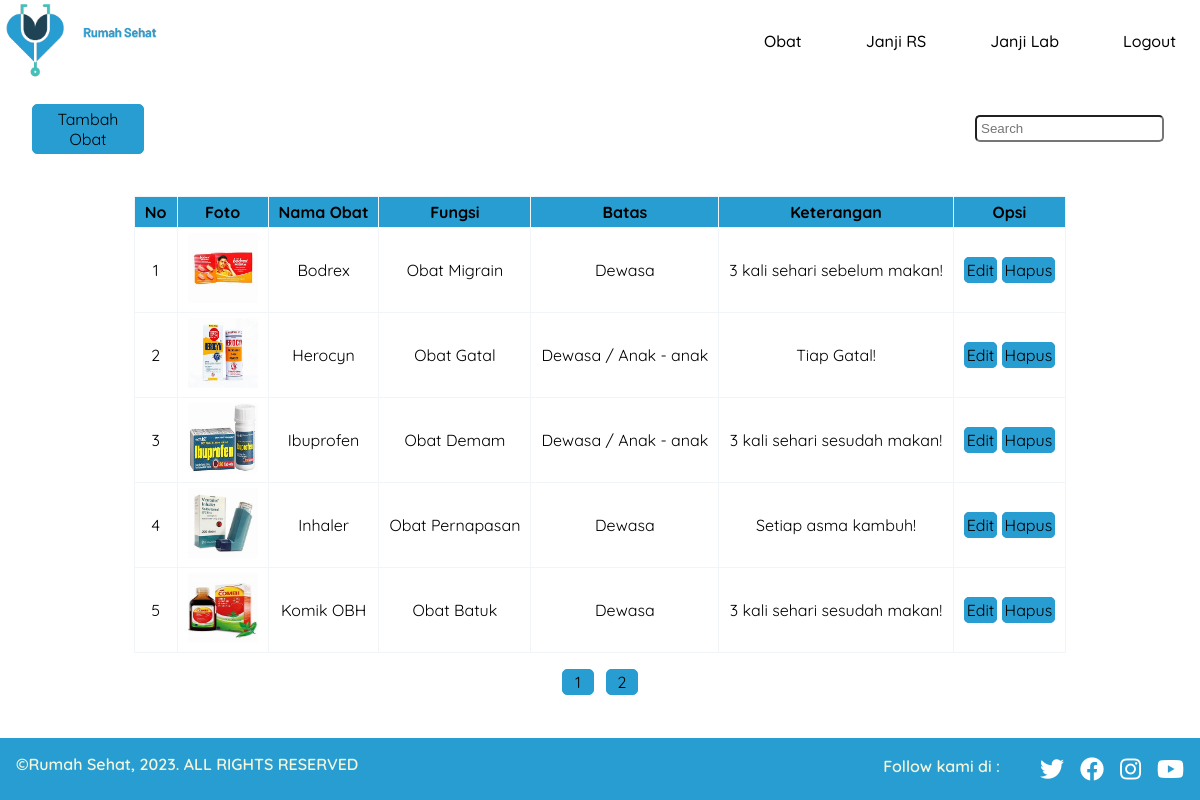
Screenshot of /dokter.php with the database file from the repository.
### tables this page shows
CREATE TABLE `obat` (
  `id_obat` varchar(10) NOT NULL,
  `nama_obat` varchar(30) NOT NULL,
  `fungsi` varchar(20) NOT NULL,
  `batas` varchar(20) NOT NULL,
  `ket` varchar(40) NOT NULL,
  `foto` varchar(100) DEFAULT NULL,
  PRIMARY KEY (`id_obat`)
);

### pages/functions-obat.php (called while the page is built, shortened)
<?php
include 'koneksi.php';
function  query($query) {
	global $db;
	$result = mysqli_query($db, $query);
	$d = [];
	while($data = mysqli_fetch_assoc($result)) {
		$d[] = $data;
	}
	return $d;
}
?>

### dokter.php (the view, shortened to what this page needs)
<?php
include './pages/koneksi.php';
require './pages/functions-obat.php';
?>
<!DOCTYPE html>
<html lang="id">
<head>
  <link rel="stylesheet" href="./css/style.css">
  <link rel="stylesheet" href="https://cdnjs.cloudflare.com/ajax/libs/font-awesome/5.15.4/css/all.min.css">
</head>
<body>
<header class="navbar-container">
    <div class="logo">
       <a href="./dokter.php"><img src="./src/Rumah Sehat.png" alt="logo"></a>
    </div>
    <nav class="nav-list">
        <ul>
            <li><a href="dokter.php">Obat</a></li>
            <li><a href="dokter-rs.php">Janji RS</a></li>
            <li><a href="dokter-lab.php">Janji Lab</a></li>
            <li><a href="./pages/logout.php" onclick="alert('Anda Berhasil Logout!')">Logout</a></li>
        </ul>
    </nav>
</header>
<div class="search-container">
    <a href="obat-input.php" class="tambah">Tambah Obat</a>
    <form class="search" method="post">
        <input class="search" type="search" placeholder="Search" name="keyword" id="keyword">
    </form>
</div>
<main>
  <div class="table-container" id="table-container">
    <table class="tampil-table">
      <thead>
        <tr>
          <th>No</th>
          <th>Foto</th>
          <th>Nama Obat</th>
          <th>Fungsi</th>
          <th>Batas</th>
          <th>Keterangan</th>
          <th>Opsi</th>
        </tr>
      </thead>
      <tbody>
      <?php
				$batas = 5;
				$halaman = isset($_GET['halaman'])?(int)$_GET['halaman'] : 1;
				$halaman_awal = ($halaman>1) ? ($halaman * $batas) - $batas : 0;
				$data = mysqli_query($db,"SELECT * FROM obat");
				$jumlah_data = mysqli_num_rows($data);
				$total_halaman = ceil($jumlah_data / $batas);
        if ($jumlah_data > 0) {
				$data_janji = query("SELECT * FROM obat limit $halaman_awal, $batas");
				$nomor = $halaman_awal+1;
			foreach ($data_janji as $d) {
          if(empty($d['foto'])or($d['foto']=='-')){
            $foto = "image-comingsoon.jpeg";
            }else{
              $foto = $d['foto'];
          }
        ?>
          <tr>
						<td><?php echo $nomor++; ?></td>
						<td><img src="./src/<?php echo $foto; ?>" width=70px height=70px></td>
						<td><?php echo $d['nama_obat']; ?></td>
						<td><?php echo $d['fungsi']; ?></td>
						<td><?php echo $d['batas']; ?></td>
						<td><?php echo $d['ket']; ?></td>
						<td>
              <a href="update-obat.php?id=<?php echo $d['id_obat'];?>" class="page-link">Edit</a>
              <a href="./pages/hapus-obat.php?id=<?php echo $d['id_obat']; ?>" onclick = "return confirm ('Apakah Anda Yakin Akan Menghapus Data Ini?')" class="page-link">Hapus</a>
            </td>
					</tr>
				<?php } ?>
        </tbody>
        <?php } else{
                echo "<tr><td colspan=6>Data Obat Tidak Ditemukan</td></tr>";
          } ?>
        </table>
      <nav class="page-container">
      <?php for($x=1;$x<=$total_halaman;$x++){ ?>
				<a class="page" href="?halaman=<?php echo $x ?>"><?php echo $x; ?></a>
			<?php } ?>
    </nav>
  </div>
</main>
<footer>
    <p>&copy;Rumah Sehat, 2023. ALL RIGHTS RESERVED</p>
    <div class="social-media">
        <p>Follow kami di :</p>
        <ul>
          <li><a href="#"><i class="fab fa-twitter"></i></a></li>
          <li><a href="#"><i class="fab fa-facebook"></i></a></li>
          <li><a href="#"><i class="fab fa-instagram"></i></a></li>
          <li><a href="#"><i class="fab fa-youtube"></i></a></li>
        </ul>
  </div>
</footer>
</body>
</html>

### css/style.css (style rules this page uses)
*, *::before, *::after { box-sizing: border-box; }
body { height: 100vh; font-family: 'Quicksand', sans-serif; margin: 0; display: flex; flex-direction: column; }
header.navbar-container { max-width: 1500px; width: 100%; margin-inline: auto; display: flex; justify-content: space-between; align-items: center; padding-bottom: 0.3rem; z-index: 999; }
header.navbar-container .logo img { width: 180px; }
header.navbar-container .nav-list ul { padding-left: 0; display: flex; justify-content: center; gap: 2rem 1rem; }
header.navbar-container .nav-list li { list-style-type: none; }
header.navbar-container .nav-list li a { text-decoration: none; font-size: 1rem; font-weight: 500; color: black; padding: .5rem 1.5rem; border-radius: 999px; transition: all .2s ease-in-out; }
main { max-width: 1200px; width: 100%; margin-inline: auto; padding: .4rem 4rem; flex: 1; display: flex; align-items: center; }
div.body-obat h2,p { margin-block: .5rem; text-align: center; }
div.search-container { display: flex; justify-content: space-between; align-items: center; margin-inline: 2rem; }
.tambah { border-radius: 5px; border: 1px solid #289dd2; margin-top: 1rem; width: 7rem; padding: .25rem; color: black; background-color: #289dd2; cursor: pointer; text-decoration: none; text-align: center; }
form.search { margin-top: 1rem; padding: .25rem; }
form input.search { border-radius: 5px; padding: .25rem; }
footer { display: flex; gap: 1rem 1rem; justify-content: space-between; z-index: 999; width: 100%; background-color: #289dd2; }
footer p { display: flex; gap: 1rem 1rem; color: beige; font-weight: 600; margin-inline-start: 1rem; margin-block: 1rem; }
div.social-media { display: flex; justify-content: center; }
div.social-media p { line-height: 25px; }
.social-media ul { display: flex; justify-content: center; gap: 1rem; margin-inline-end: 1rem; }
.social-media li { list-style-type: none; }
.social-media li a { text-decoration: none; font-size: 1.5rem; color: white; transition: all .1s ease-in-out; }
div.table-container { display: flex; flex-direction: column; flex: 1; }
table.tampil-table { margin: 0 auto; border-collapse: collapse; }
thead { background: #289dd2; font-weight: bold; }
table th,td { padding: 5px 10px; border: 1px solid #f2f5f7; text-align: center; }
a.page-link { border-radius: 5px; border: 1px solid #289dd2; width: 5rem; margin: auto; padding: 2px; color: black; background-color: #289dd2; cursor: pointer; text-decoration: none; }
nav.page-container { display: flex; align-items: flex-end; justify-content: center; flex: 1; }
nav.page-container a.page { border-radius: 5px; border: 1px solid #289dd2; width: 2rem; margin-inline: .375rem; margin-top: 1rem; padding: 2px; color: black; background-color: #289dd2; cursor: pointer; text-decoration: none; text-align: center; }

### rows the page displays
obat: foto (picture), nama_obat "Bodrex", fungsi "Obat Migrain", batas "Dewasa", ket "3 kali sehari sebelum makan!"
obat: foto (picture), nama_obat "Herocyn", fungsi "Obat Gatal", batas "Dewasa / Anak - anak", ket "Tiap Gatal!"
obat: foto (picture), nama_obat "Ibuprofen", fungsi "Obat Demam", batas "Dewasa / Anak - anak", ket "3 kali sehari sesudah makan!"
obat: foto (picture), nama_obat "Inhaler", fungsi "Obat Pernapasan", batas "Dewasa", ket "Setiap asma kambuh!"
obat: foto (picture), nama_obat "Komik OBH", fungsi "Obat Batuk", batas "Dewasa", ket "3 kali sehari sesudah makan!"
